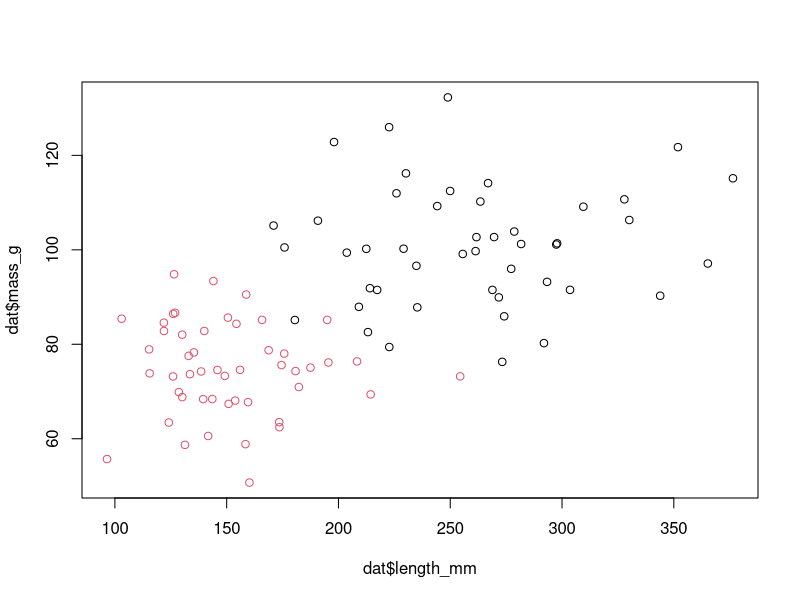
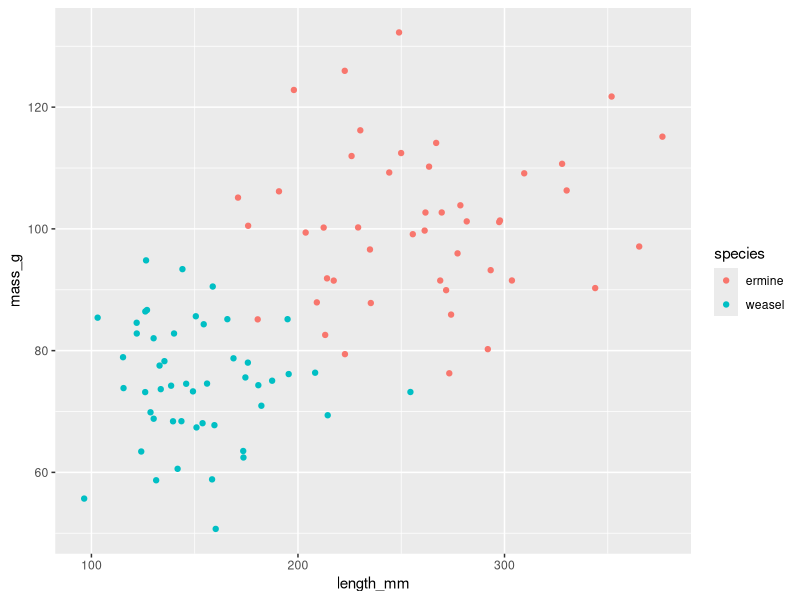
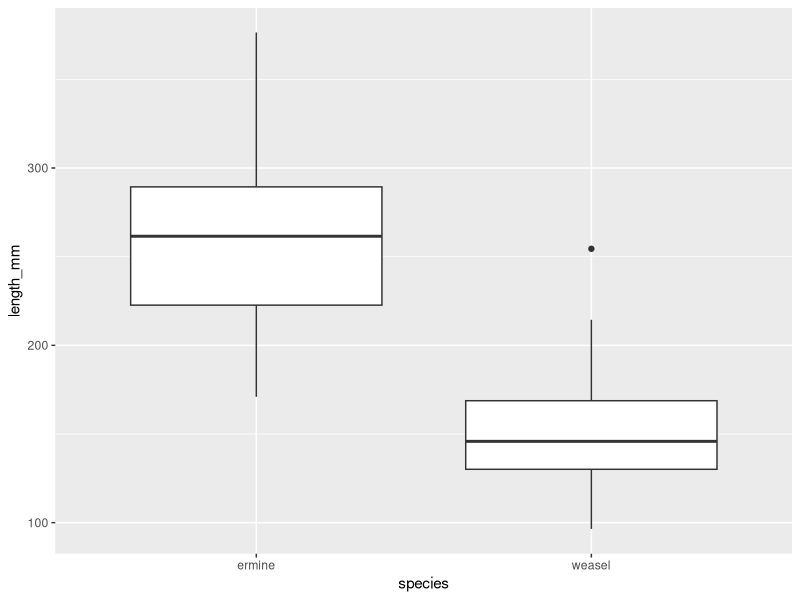
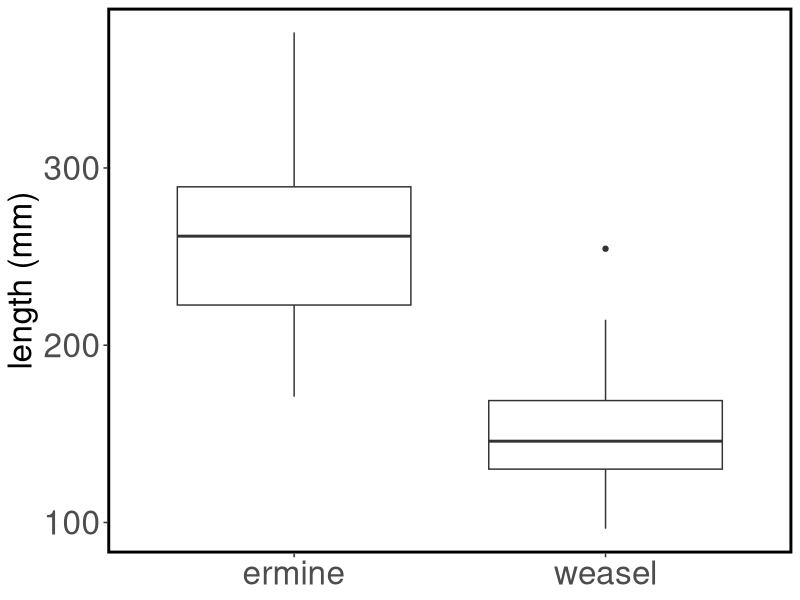
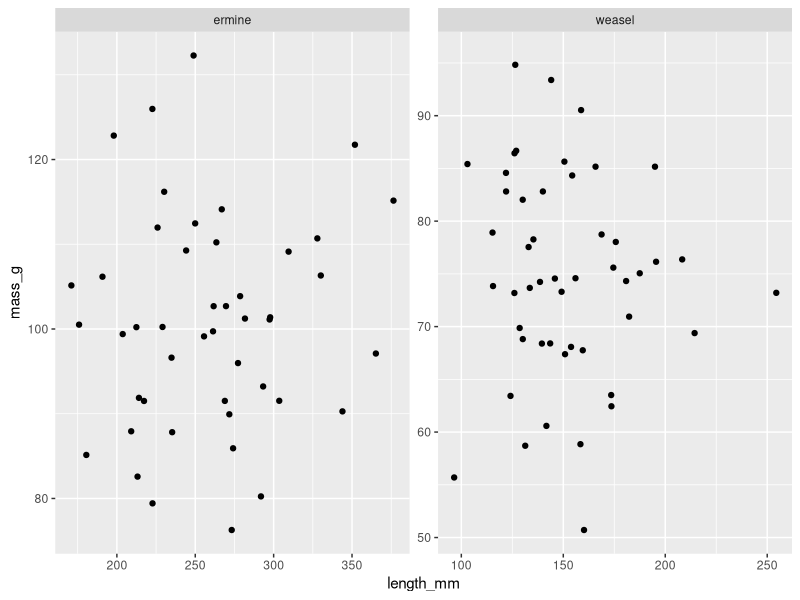

These figures' R source, in order:
### Intro to R ###

# Demonstration of basic data management and plotting functions

library(tidyverse)
library(here)

## Resources:
## Github training:
# https://nceas.github.io/training-git-intro/getting-started-with-git-rstudio.html

## Intro to R:
# https://datacarpentry.org/R-ecology-lesson/01-intro-to-r.html
# https://datacarpentry.org/R-ecology-lesson/

## Tips:
# ??function name: calls documentation

# large data files or many data files to upload/download?: read and write to Google Drive using googledrive package

# install new libraries: install.packages("nameofpackage")

# StackExchange is a tremendous resource

# Possibility for ChatGPT to help with writing coe

### Read in data ###
dat <- read.csv(here("data", "Lab1data.csv"), header = TRUE)

# head(dat) or tail(dat): view first or last 5 rows
# View(dat): display data

### Explore the data structure ###
# unique values of categorical columns
unique(dat$species)

# Quantitative summary of continuous variables
summary(dat)

# Quick plot
plot(dat$length_mm, dat$mass_g, col = factor(dat$species))

### Data management ###

## Using tidyverse functions ##
## Drop a column
dat_nomass <- dat %>% select(-mass_g)

## Filter rows
weasels <- dat %>% filter(species == "weasel")

## Pivot from wide to long format
dat_long <- dat %>% pivot_longer(c(length_mm, mass_g), names_to = "type", values_to = "value")

## Make a new column
dat <- dat %>% mutate(BMI = mass_g/length_mm^2)

## Summary table 
dat_sum <- dat %>% group_by(species) %>%
                   mutate(n = n()) %>%
                   summarize(across(length_mm:BMI, list(mean = mean, stdev = sd), na.rm = TRUE))
  
### Plotting ###
## Using ggplot ##

## Scatterplot
ggplot(dat, aes(x = length_mm, y = mass_g)) +
  geom_point(aes(color = species))

## Boxplot
ggplot(dat, aes(x = species, y = length_mm)) +
  geom_boxplot()

# Make this pretty
ggplot(dat, aes(x = species, y = length_mm)) +
  geom_boxplot() +
  ylab("length (mm)") +
  theme_bw() +
  theme(panel.grid = element_blank(),
        panel.border = element_rect(color = "black", linewidth = 2),
        axis.text = element_text(size = 24),
        axis.title.x = element_blank(),
        axis.title.y = element_text(size = 24),
        strip.background = element_blank(),
        strip.text = element_text(size = 24))
        
## Facetted plotting
LM.pl <- dat %>% ggplot(aes(x = length_mm, y = mass_g)) +
                    geom_point() +
                    facet_wrap(~species, scales = "free")
  
# Save plot
ggsave(LM.pl, path = "plots", file = "length_mass.pdf", width = 20, height = 10, units = "in")
